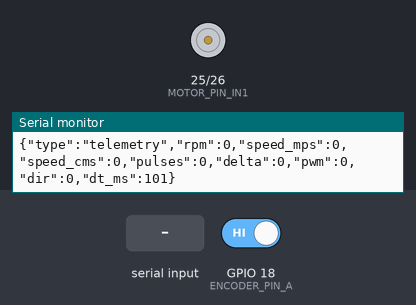
Bench run of a sketch on a simulated ESP32. Shown: motor-driver pin pairs drawn as motors (green arrow = first pin HIGH = forward, orange = second pin HIGH = backward, longer = more drive, scaled by the enable pin), the last lines printed to the serial monitor. The test bench sets the inputs (shaded band); at power-on: GPIO 18 (ENCODER_PIN_A) HIGH.

Above: at 1.7 s.
1.8 s: "SET 90\n" received over Serial
At 3.0 s:
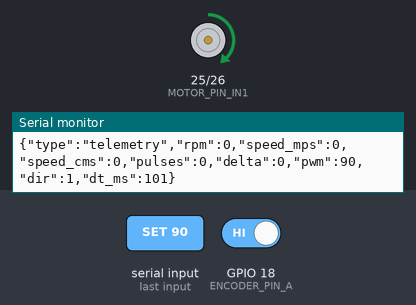
3.3 s: "stop\n" received over Serial
At 4.2 s:
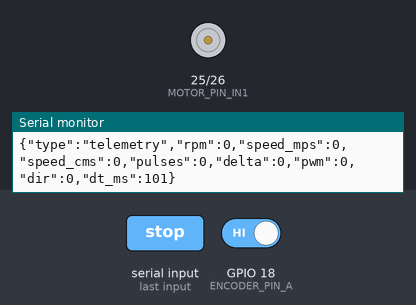
4.8 s: "set 90\n" received over Serial
At 5.4 s:
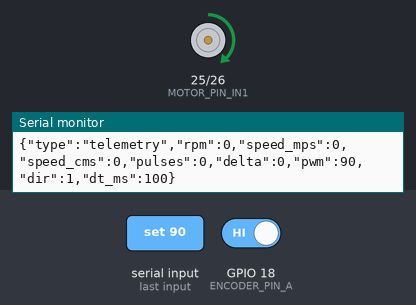
Timing chart, 0 to 7.8 s (numbered marks = the images above; inputs shaded):
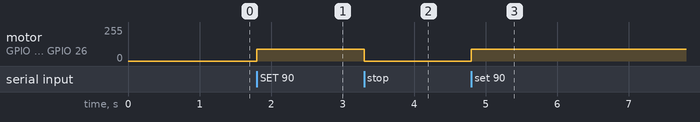

Measured:
- after the input at 1.8 s, motor on GPIO 25 (MOTOR_PIN_IN1) / GPIO 26 (MOTOR_PIN_IN2): stopped → forward 90/255 at once
- after the input at 3.3 s, motor on GPIO 25 (MOTOR_PIN_IN1) / GPIO 26 (MOTOR_PIN_IN2): forward 90/255 → stopped at once
- after the input at 4.8 s, motor on GPIO 25 (MOTOR_PIN_IN1) / GPIO 26 (MOTOR_PIN_IN2): stopped → forward 90/255 at once

The sketch:

nam_project.ino
```cpp
#include "inc/mortor/mortor.h"
#include <Arduino.h>
#include <ArduinoJson.h>

static unsigned long g_telemetry_interval = 100;
static unsigned long g_last_telemetry_time = 0;
static long g_last_pulses = 0;

static char g_rx_buffer[256];
static size_t g_rx_index = 0;

void send_ack(const char *cmd, const char *status, int pwm_val = 0) {
  JsonDocument ackDoc;
  ackDoc["type"] = "ack";
  ackDoc["cmd"] = cmd;
  ackDoc["status"] = status;
  ackDoc["pwm"] = pwm_val;
  serializeJson(ackDoc, Serial);
  Serial.println();
}

void process_command(const char *line) {

  JsonDocument doc;
  DeserializationError err = deserializeJson(doc, line);

  if (!err) {
    const char *cmd = doc["cmd"] | "";

    if (strcmp(cmd, "set_speed") == 0 || strcmp(cmd, "speed") == 0) {
      int pwm = 0;
      if (doc["pwm"].is<int>()) {
        pwm = doc["pwm"].as<int>();
      } else if (doc["speed"].is<int>()) {
        pwm = doc["speed"].as<int>();
      }
      mortor_set_speed(pwm);
      send_ack("set_speed", "ok", mortor_get_speed());
      return;
    } else if (strcmp(cmd, "stop") == 0) {
      mortor_set_speed(0);
      send_ack("stop", "ok", 0);
      return;
    } else if (strcmp(cmd, "reset_encoder") == 0) {
      mortor_reset_encoder();
      g_last_pulses = 0;
      send_ack("reset_encoder", "ok", mortor_get_speed());
      return;
    } else if (strcmp(cmd, "set_rate") == 0) {
      unsigned long rate = doc["interval"] | 100;
      if (rate >= 20 && rate <= 2000) {
        g_telemetry_interval = rate;
        send_ack("set_rate", "ok", (int)rate);
      } else {
        send_ack("set_rate", "invalid_range", (int)g_telemetry_interval);
      }
      return;
    } else if (strcmp(cmd, "ping") == 0) {
      send_ack("ping", "pong", mortor_get_speed());
      return;
    }
  }

  char cmd_str[32] = {0};
  int val = 0;
  if (sscanf(line, "SET %d", &val) == 1 || sscanf(line, "set %d", &val) == 1) {
    mortor_set_speed(val);
    send_ack("set_speed", "ok", mortor_get_speed());
  } else if (strcasecmp(line, "STOP") == 0) {
    mortor_set_speed(0);
    send_ack("stop", "ok", 0);
  } else if (strcasecmp(line, "RESET") == 0) {
    mortor_reset_encoder();
    g_last_pulses = 0;
    send_ack("reset_encoder", "ok", mortor_get_speed());
  } else if (strcasecmp(line, "PING") == 0) {
    send_ack("ping", "pong", mortor_get_speed());
  } else {
    send_ack("unknown", "error", 0);
  }
}

void check_serial_input() {
  while (Serial.available()) {
    char c = (char)Serial.read();
    if (c == '\n' || c == '\r') {
      if (g_rx_index > 0) {
        g_rx_buffer[g_rx_index] = '\0';
        process_command(g_rx_buffer);
        g_rx_index = 0;
      }
    } else if (g_rx_index < sizeof(g_rx_buffer) - 1) {
      g_rx_buffer[g_rx_index++] = c;
    }
  }
}

void setup() {
  Serial.begin(115200);
  delay(500);

  mortor_init();
  mortor_set_speed(0);

  JsonDocument bootDoc;
  bootDoc["type"] = "system";
  bootDoc["status"] = "ready";
  bootDoc["device"] = "ESP32_MOTOR_CONTROLLER";
  bootDoc["in1"] = MOTOR_PIN_IN1;
  bootDoc["in2"] = MOTOR_PIN_IN2;
  bootDoc["ena"] = MOTOR_PIN_ENA;
  bootDoc["enc_a"] = ENCODER_PIN_A;
  bootDoc["enc_b"] = ENCODER_PIN_B;
  bootDoc["ppr"] = ENCODER_PPR;
  bootDoc["gear_ratio"] = GEAR_RATIO;
  bootDoc["wheel_dia_m"] = WHEEL_DIAMETER_M;
  serializeJson(bootDoc, Serial);
  Serial.println();

  g_last_telemetry_time = millis();
  g_last_pulses = mortor_get_encoder();
}

void loop() {

  check_serial_input();

  unsigned long now = millis();
  if (now - g_last_telemetry_time >= g_telemetry_interval) {
    float dt = (now - g_last_telemetry_time) / 1000.0f;
    unsigned long dt_ms = now - g_last_telemetry_time;
    g_last_telemetry_time = now;

    long current_pulses = mortor_get_encoder();
    long delta_pulses = current_pulses - g_last_pulses;
    g_last_pulses = current_pulses;

    float rpm = mortor_calculate_rpm(delta_pulses, dt);
    float speed_mps = mortor_calculate_speed_mps(delta_pulses, dt);
    int current_pwm = mortor_get_speed();
    int dir = (current_pwm > 0) ? 1 : ((current_pwm < 0) ? -1 : 0);

    JsonDocument telemDoc;
    telemDoc["type"] = "telemetry";
    telemDoc["rpm"] = round(rpm * 10.0f) / 10.0f;
    telemDoc["speed_mps"] = round(speed_mps * 1000.0f) / 1000.0f;
    telemDoc["speed_cms"] = round(speed_mps * 1000.0f) / 10.0f;
    telemDoc["pulses"] = current_pulses;
    telemDoc["delta"] = delta_pulses;
    telemDoc["pwm"] = current_pwm;
    telemDoc["dir"] = dir;
    telemDoc["dt_ms"] = dt_ms;

    serializeJson(telemDoc, Serial);
    Serial.println();
  }
}
```

mortor.h
```cpp
#ifndef __MORTOR_H__
#define __MORTOR_H__

#include <Arduino.h>
#include "esp32-hal-gpio.h"

#define MOTOR_PIN_IN1 25
#define MOTOR_PIN_IN2 26
#define MOTOR_PIN_ENA 27

#define ENCODER_PIN_A 18
#define ENCODER_PIN_B 19

// Thong so co khi tinh van toc (chinh theo dong co & banh xe thuc te):
#define ENCODER_PPR            11.0f   // So xung tren 1 vong rotor (JGA25-370 thuong la 11 xung)
#define GEAR_RATIO             34.0f   // Ty so truyen hop so (vi du 1:21.3, 1:34, 1:78... xem tren than motor)
#define WHEEL_DIAMETER_M       0.065f  // Duong kinh banh xe (met) - mac dinh 65mm = 0.065m

#ifdef __cplusplus
extern "C" {
#endif

void mortor_init(void);
void mortor_set_speed(int speed);
int  mortor_get_speed(void);
long mortor_get_encoder(void);
void mortor_reset_encoder(void);

float mortor_calculate_speed_mps(long delta_pulses, float dt_seconds);
float mortor_calculate_rpm(long delta_pulses, float dt_seconds);

#ifdef __cplusplus
}
#endif

#endif //__MORTOR_H__
```

mortor.cpp
```cpp
#include "inc/mortor/mortor.h"

static volatile long s_encoder_count = 0;
static int s_current_speed = 0;
static portMUX_TYPE s_mux = portMUX_INITIALIZER_UNLOCKED;

static void IRAM_ATTR encoder_isr(void) {
  int b = digitalRead(ENCODER_PIN_B);
  if (b == HIGH) {
    s_encoder_count++;
  } else {
    s_encoder_count--;
  }
}

void mortor_init(void) {
  pinMode(MOTOR_PIN_IN1, OUTPUT);
  pinMode(MOTOR_PIN_IN2, OUTPUT);
  pinMode(MOTOR_PIN_ENA, OUTPUT);

  digitalWrite(MOTOR_PIN_IN1, LOW);
  digitalWrite(MOTOR_PIN_IN2, LOW);
  analogWrite(MOTOR_PIN_ENA, 0);

  pinMode(ENCODER_PIN_A, INPUT_PULLUP);
  pinMode(ENCODER_PIN_B, INPUT_PULLUP);
  attachInterrupt(digitalPinToInterrupt(ENCODER_PIN_A), encoder_isr, RISING);
}

void mortor_set_speed(int speed) {
  if (speed > 255)
    speed = 255;
  if (speed < -255)
    speed = -255;

  s_current_speed = speed;

  if (speed > 0) {
    digitalWrite(MOTOR_PIN_IN1, HIGH);
    digitalWrite(MOTOR_PIN_IN2, LOW);
    analogWrite(MOTOR_PIN_ENA, speed);
  } else if (speed < 0) {
    digitalWrite(MOTOR_PIN_IN1, LOW);
    digitalWrite(MOTOR_PIN_IN2, HIGH);
    analogWrite(MOTOR_PIN_ENA, -speed);
  } else {
    digitalWrite(MOTOR_PIN_IN1, LOW);
    digitalWrite(MOTOR_PIN_IN2, LOW);
    analogWrite(MOTOR_PIN_ENA, 0);
  }
}

int mortor_get_speed(void) {
  return s_current_speed;
}

long mortor_get_encoder(void) {
  portENTER_CRITICAL(&s_mux);
  long count = s_encoder_count;
  portEXIT_CRITICAL(&s_mux);
  return count;
}

void mortor_reset_encoder(void) {
  portENTER_CRITICAL(&s_mux);
  s_encoder_count = 0;
  portEXIT_CRITICAL(&s_mux);
}

float mortor_calculate_rpm(long delta_pulses, float dt_seconds) {
  if (dt_seconds <= 0.0f) return 0.0f;
  float total_ppr = ENCODER_PPR * GEAR_RATIO;
  float rps = ((float)delta_pulses / total_ppr) / dt_seconds;
  return rps * 60.0f;
}

float mortor_calculate_speed_mps(long delta_pulses, float dt_seconds) {
  if (dt_seconds <= 0.0f) return 0.0f;
  float total_ppr = ENCODER_PPR * GEAR_RATIO;
  float circumference = 3.14159265f * WHEEL_DIAMETER_M;
  float rps = ((float)delta_pulses / total_ppr) / dt_seconds;
  return rps * circumference;
}
```
